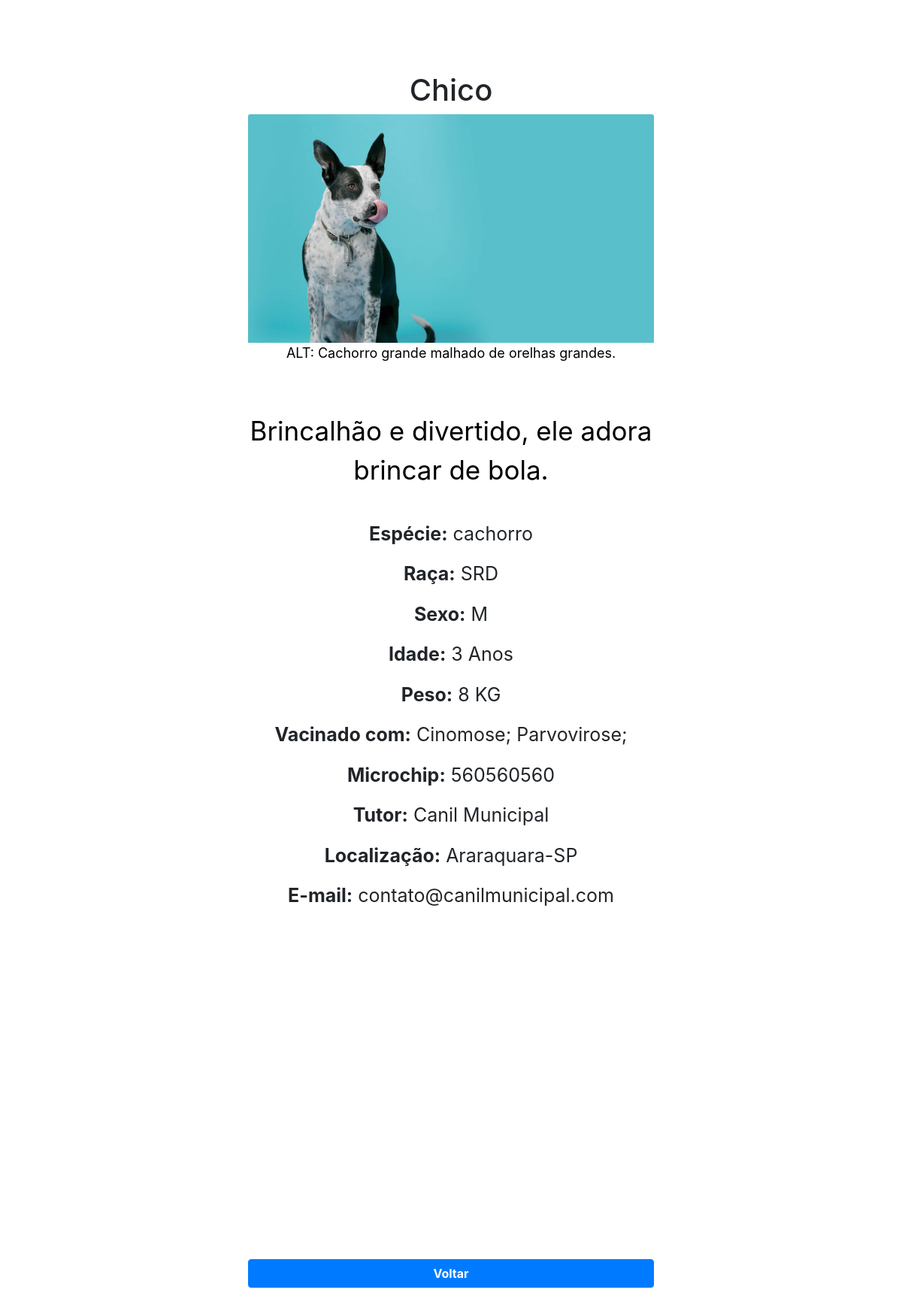
/adocao_pet/1/, run on the app's committed database.
### adocao_pet/models.py (models this page shows, shortened)
class Pet(models.Model):
    ESCOLHA_SEXO = [('M', 'Macho'), ('F', 'Fêmea')]
    nome = models.CharField(max_length=100)
    tutor = models.CharField(max_length=100)
    especie = models.CharField(max_length=30)
    raca = models.CharField(max_length=30, blank=True)
    descricao = models.TextField()
    sexo = models.CharField(max_length=1, choices=ESCOLHA_SEXO, blank=True)
    data_submissao = models.DateTimeField()
    idade = models.IntegerField(null=True, help_text="Anos")
    vacinas = models.ManyToManyField('Vacina', blank=True)
    peso = models.IntegerField(null=True, help_text="KG")
    microchip = models.IntegerField(null=True)
    localizacao = models.CharField(max_length=100, help_text="Formato: Cidade-Estado. Ex: Araraquara-SP")
    contato_email = models.CharField(max_length=50)
    image = models.ImageField(upload_to='images/')
    alt_texto = models.CharField(max_length=100, help_text="Texto alternativo - Acessibilidade. Descreve de forma objetiva a aparência do pet.")

class Vacina(models.Model):
    nome=models.CharField(max_length=50)

### adocao_pet/views.py (the view)
# urls.py: path('adocao_pet/<int:pet_id>/', views.pet_detail, name='pet_detail')
def pet_detail(request, pet_id):
    try:
        pet = Pet.objects.get(id=pet_id)
    except Pet.DoesNotExist:
        raise Http404('pet não encontrado')
    return render(request, 'pet_detail.html', {
        'pet': pet,
   })

### adocao_pet/templates/pet_detail.html (shortened to what this page needs)
<!doctype html>
<html lang="en">
{% load static %}
  <head>
    <link rel="stylesheet" href="https://maxcdn.bootstrapcdn.com/bootstrap/4.0.0/css/bootstrap.min.css">
  </head>
  <body>
<main>
  <section class="py-5 text-center container">
    <div class="row py-lg-5">
      <div class="col-lg-6 col-md-8 mx-auto">
        <h1 class="fw-light">{{pet.nome}}</h1>
        <img class="card-img-top" src="{{ pet.image.url }}">
        <p style="font-size:18px;text-align:center; color:black">ALT: {{pet.alt_texto}}</p>
        <br><br>
        <p style="font-size:35px;text-align:center; color:black">{{pet.descricao}}</p>
            <br>
            <p style="font-size:25px;"><b>Espécie:</b> {{pet.especie}}</p>
            <p style="font-size:25px;"><b>Raça:</b> {{pet.raca}}</p>
            <p style="font-size:25px;"><b>Sexo:</b> {{pet.sexo}}</p>
            <p style="font-size:25px;"><b>Idade:</b> {{pet.idade}} Anos</p>
            <p style="font-size:25px;"><b>Peso:</b> {{pet.peso}} KG</p>
            {% if pet.vacinas.all %}
                <p style="font-size:25px;"><b>Vacinado com:</b>
                    {% for vacinas in pet.vacinas.all %}
                        {{ vacinas.nome }};
                    {% endfor %}
                </p>
            {% endif %}
            <p style="font-size:25px;"><b>Microchip:</b> {{pet.microchip}}</p>
            <p style="font-size:25px;"><b>Tutor:</b> {{pet.tutor}}</p>
            <p style="font-size:25px;"><b>Localização:</b> {{pet.localizacao}}</p>
            <p style="font-size:25px;"><b>E-mail:</b> {{pet.contato_email}}</p>
            <div id="myMap" style="position:relative;width:600px;height:400px;"></div>
            <br><br>
            <p>
                <a href="{% url 'home' %}" class="btn btn-primary btn-block"><b>Voltar</b></a>
            </p>
</body>
  </body>
</html>

### data on the page
Pet: nome "Chico", image (picture), alt_texto "Cachorro grande malhado de orelhas grandes.", descricao "Brincalhão e divertido, ele adora brincar de bola.", especie "cachorro", raca "SRD", sexo "M", idade "3", peso "8", microchip "560560560", tutor "Canil Municipal", localizacao "Araraquara-SP", contato_email "contato@canilmunicipal.com"
Vacina: nome "Cinomose"
Vacina: nome "Parvovirose"
